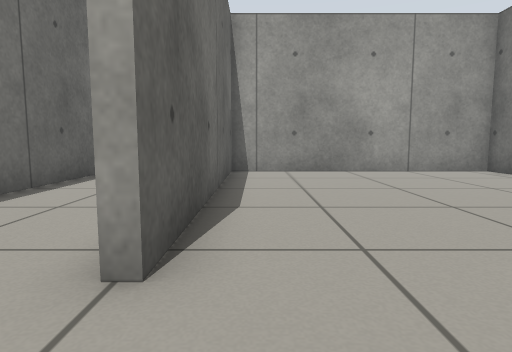
[1] (above)

16 first-person views from a walk through a world built for the Gazebo simulator. The camera is 0.5 m above the floor, tilts 6° down and sees 75° across. The floor is counted in squares, 0.5 m on a side. Each view is taken from the middle of a square. On the plan, view 1 faces up. The plan holds only what a view shows up to about 12 squares ahead; the rest is blank.

[2]
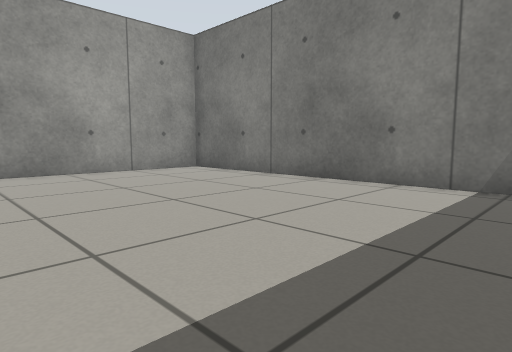

[3]
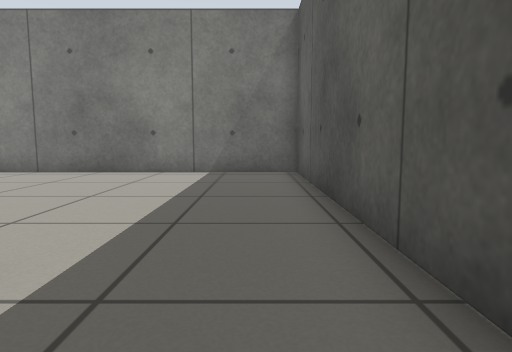

[4]
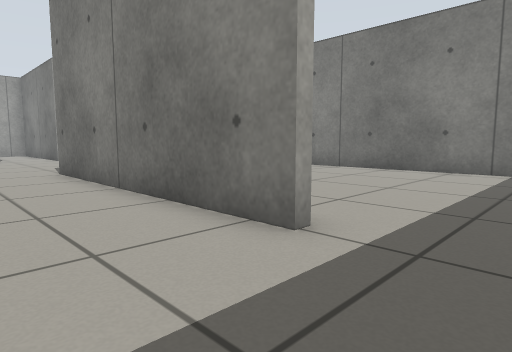

[5]
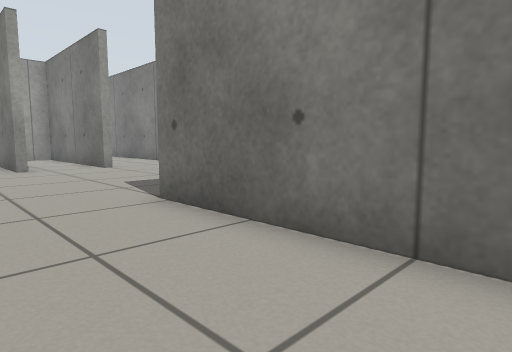

[6]
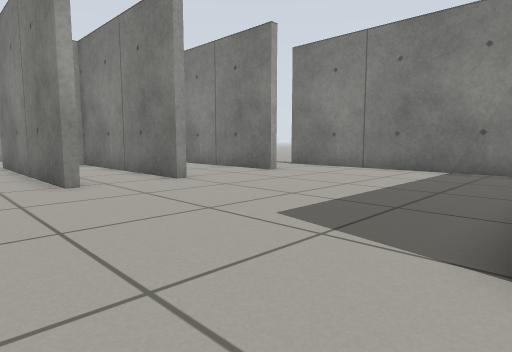

[7]
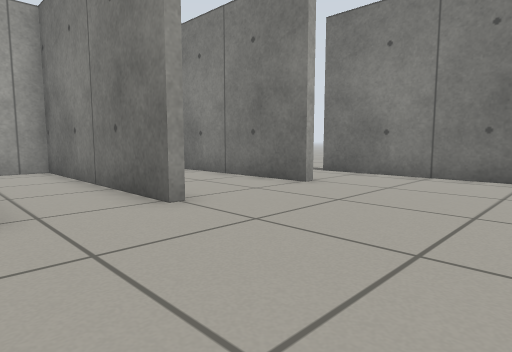

[8]
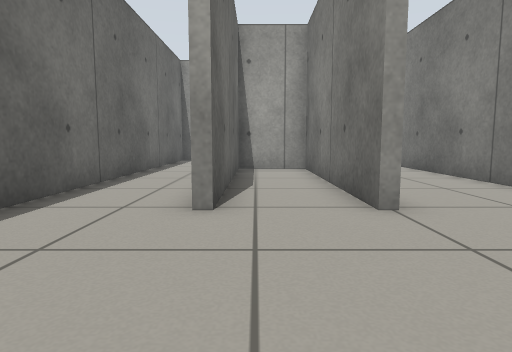

[9]
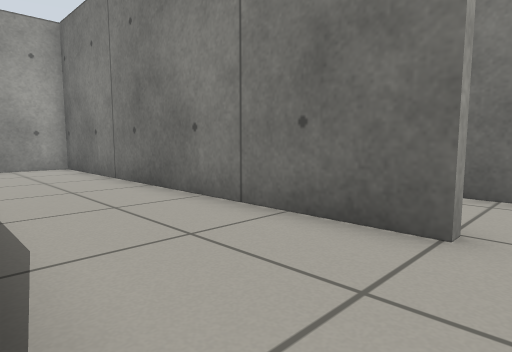

[10]
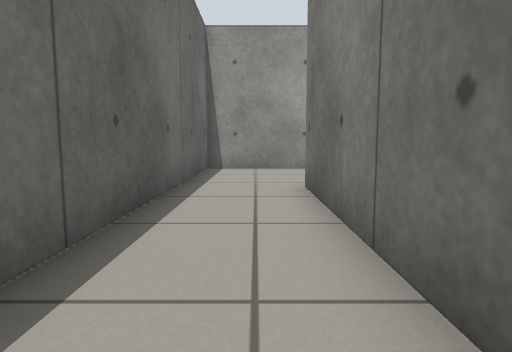

[11]
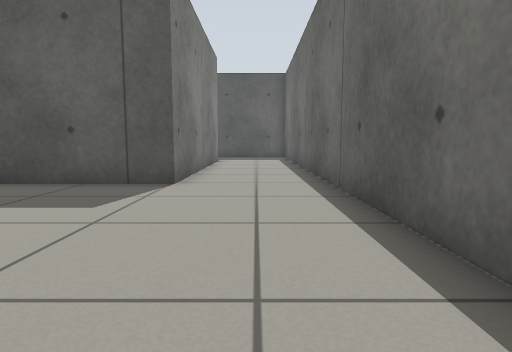

[12]
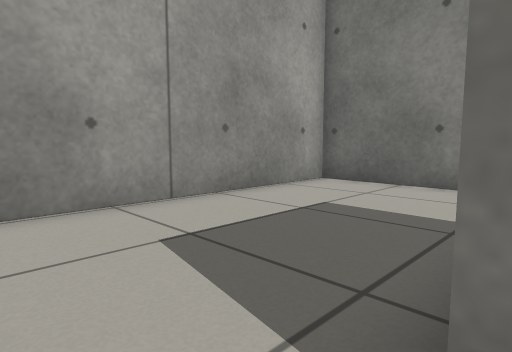

[13]
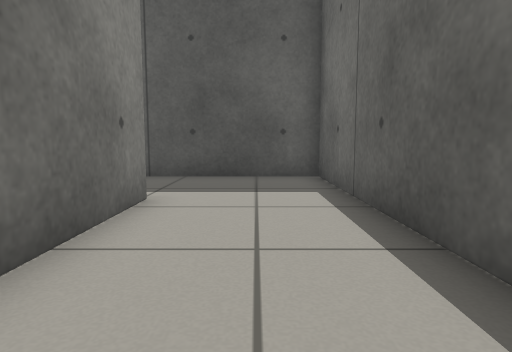

[14]
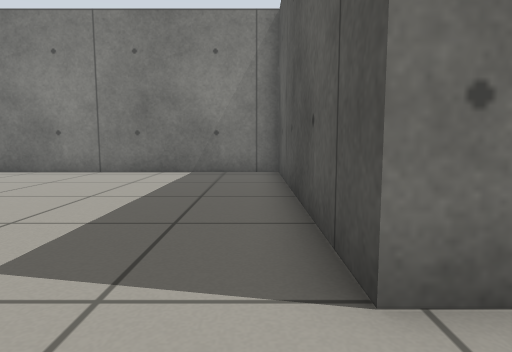

[15]
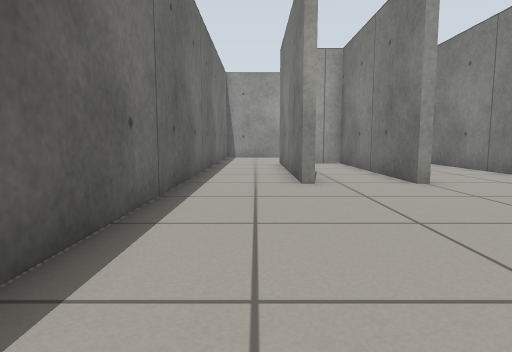

[16]
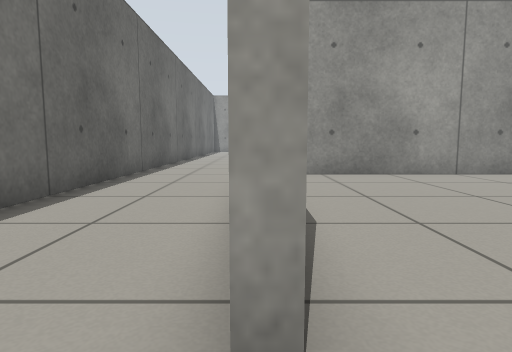

### Floor plan
Ten units are one square. View 1 is at (0, 0); x grows to the right and y downward. Boxes are objects, and circles mark ways between rooms. Rooms are numbered by the first view taken in them; rooms with no view inside come last. Other rooms are left out.
<svg viewBox="-53 -316 134 334">
<path fill="none" stroke="#000" d="M-6 13 76 13 76 -110 -8 -110 -8 -22M8 -188 8 -260 -16 -260 -16 -188 -19 -188 -19 -264M46 -189 46 -311 -48 -311 -48 13 -6 13M-11 -22 -11 -113 76 -113 76 -185"/>
<circle cx="-10" cy="-10" r="3" fill="#2a7"/>
<text x="30" y="-50">1</text>
<text x="0" y="-170">2</text>
</svg>
Room 1 opens to room 2.

Where each view was taken, in squares from view 1:
view 1: 0 up, 0 right, facing up
view 2: 0 up, 0 right, facing up-right
view 3: 0 up, 3 left, facing right
view 4: 0 up, 4 left, facing up-right
view 5: 6 up, 4 left, facing up-right
view 6: 11 up, 4 left, facing up-right
view 7: 14 up, 2 left, facing up-right
view 8: 14 up, 1 left, facing up
view 9: 18 up, 1 right, facing up-right
view 10: 19 up, 3 left, facing up
view 11: 19 up, 3 left, facing down
view 12: 26 up, 3 left, facing up-right
view 13: 8 up, 3 left, facing down
view 14: 12 up, 3 left, facing right
view 15: 11 up, 3 left, facing up
view 16: 1 up, 1 left, facing up
